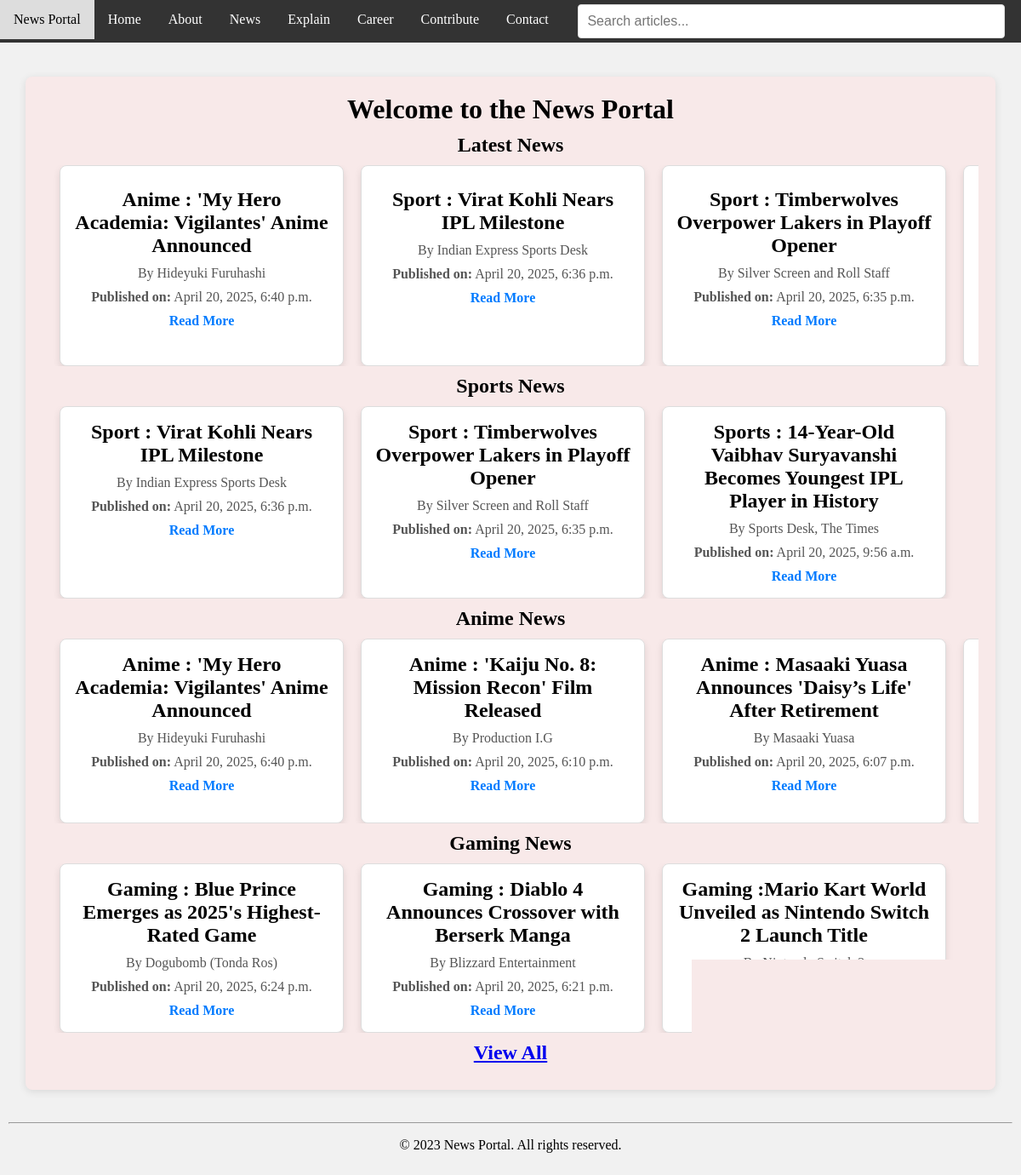
The page / on the database its author committed.
### news/models.py (models this page shows, shortened)
class Article(models.Model):
    title = models.CharField(max_length=200)
    author = models.CharField(max_length=100)
    content = models.TextField()
    pub_date = models.DateTimeField(auto_now_add=True)

### news/views.py (the view)
# urls.py: path('', views.home, name='home'),
def home(request):
    articles = Article.objects.all().order_by('-pub_date')
    return render(request, 'news/home.html', {'articles': articles})

### news/templates/news/home.html (shortened to what this page needs)
<!DOCTYPE html>
<html>
<head>
</head>
<body>
    <main>
        <nav>
            <a href="#">News Portal</a>
            <a href="{% url 'home' %}">Home</a>
            <a href="{% url 'about' %}">About</a>
            <a href="{% url 'news' %}">News</a>
            <a href="{% url 'explain' %}">Explain</a>
            <a href="{% url 'career' %}">Career</a>
            <a href="{% url 'contribute' %}">Contribute</a>
            <a href="{% url 'contact' %}">Contact</a>
            <div class="search-bar">
                <input type="text" id="searchInput" placeholder="Search articles..." onkeyup="filterArticles()">
            </div>
        </nav>
        <div class="container">
            <h1>Welcome to the News Portal</h1>
            <section>
                <h2>Latest News</h2>
                <div class="section" id="articlesContainer">
                    {% for article in articles %}
                    <div class="card">
                        <h2>{{ article.title }}</h2>
                        <p>By {{ article.author }}</p>
                        <p><strong>Published on:</strong> {{ article.pub_date }}</p>
                        <a href="{% url 'article_detail' article.id %}">Read More</a>
                    </div>
                    {% empty %}
                    <p>No articles found.</p>
                    {% endfor %}
                </div>
            </section>
            <section>
                <h2>Sports News</h2>
                <div class="section">
                    {% for article in articles %}
                    {% if "sport" in article.title|lower %}
                    <div class="card">
                        <h3>{{ article.title }}</h3>
                        <p>By {{ article.author }}</p>
                        <p><strong>Published on:</strong> {{ article.pub_date }}</p>
                        <a href="{% url 'article_detail' article.id %}">Read More</a>
                    </div>
                    {% endif %}
                    {% empty %}
                    <p>No articles found.</p>
                    {% endfor %}
                </div>
            </section>
            <section>
                <h2>Anime News</h2>
                <div class="section">
                    {% for article in articles %}
                    {% if "anime" in article.title|lower %}
                    <div class="card">
                        <h3>{{ article.title }}</h3>
                        <p>By {{ article.author }}</p>
                        <p><strong>Published on:</strong> {{ article.pub_date }}</p>
                        <a href="{% url 'article_detail' article.id %}">Read More</a>
                    </div>
                    {% endif %}
                    {% empty %}
                    <p>No articles found.</p>
                    {% endfor %}
                </div>
            </section>
            <section>
                <h2>Gaming News</h2>
                <div class="section">
                    {% for article in articles %}
                    {% if "gaming" in article.title|lower %}
                    <div class="card">
                        <h3>{{ article.title }}</h3>
                        <p>By {{ article.author }}</p>
                        <p><strong>Published on:</strong> {{ article.pub_date }}</p>
                        <a href="{% url 'article_detail' article.id %}">Read More</a>
                    </div>
                    {% endif %}
                    {% empty %}
                    <p>No articles found.</p>
                    {% endfor %}
                </div>
            </section>
            <section>
                <h2><a href="{% url 'home' %}">View All</a></h2>
            </section>
        </div>
    </main>
    <footer>
        <hr>
        <p>&copy; 2023 News Portal. All rights reserved.</p>
    </footer>
</body>
</html>

### news/templates/news/home.html (style rules this page uses)
html, body { margin: 0; padding: 0; height: 100%; }
body { display: flex; flex-direction: column; background-color: #f1f1f1; }
nav { background-color: #333; overflow: hidden; }
nav a { float: left; display: block; color: white; text-align: center; padding: 14px 16px; text-decoration: none; }
h1 { text-align: center; margin: 0px 0; }
h2 { text-align: center; margin: 10px 0; }
main { flex: 1; padding-bottom: 20px; display: flex; flex-direction: column; gap: 40px; }
.section { padding-left: 20px; padding-right: 20px; display: flex; overflow-x: auto; gap: 20px; scroll-snap-type: x mandatory; }
.card { border: 1px solid #ddd; border-radius: 8px; box-shadow: 0 4px 8px rgba(0, 0, 0, 0.1); width: 300px; padding: 16px; background-color: #fff; text-align: center; flex: 0 0 auto; scroll-snap-align: center; }
.card h3 { font-size: 1.5em; margin: 0 0 10px; }
.card p { color: #555; margin: 0 0 10px; }
.card a { text-decoration: none; color: #007BFF; font-weight: bold; }
footer { text-align: center; background-color: #f1f1f1; padding: 10px; }
.search-bar { margin: 5px auto; text-align: center; }
.search-bar input { width: 40%; padding: 10px; font-size: 16px; border: 1px solid #ddd; border-radius: 4px; }
.container { max-width: 1100px; margin: 0 auto; padding: 20px; background-color: #f8e9e9; border-radius: 8px; box-shadow: 0 2px 10px rgba(0, 0, 0, 0.1); }

### rows shown on the page
Article: title "Anime : 'My Hero Academia: Vigilantes' Anime Announced", author "Hideyuki Furuhashi", pub_date "April 20, 2025, 6:40 p.m."
Article: title "Sport : Virat Kohli Nears IPL Milestone", author "Indian Express Sports Desk", pub_date "April 20, 2025, 6:36 p.m."
Article: title "Sport : Timberwolves Overpower Lakers in Playoff Opener", author "Silver Screen and Roll Staff", pub_date "April 20, 2025, 6:35 p.m."
Article: title "Sports : 14-Year-Old Vaibhav Suryavanshi Becomes Youngest IPL Player in History", author "Sports Desk, The Times", pub_date "April 20, 2025, 9:56 a.m."
Article: title "Anime : 'Kaiju No. 8: Mission Recon' Film Released", author "Production I.G", pub_date "April 20, 2025, 6:10 p.m."
Article: title "Anime : Masaaki Yuasa Announces 'Daisy’s Life' After Retirement", author "Masaaki Yuasa", pub_date "April 20, 2025, 6:07 p.m."
Article: title "Gaming : Blue Prince Emerges as 2025's Highest-Rated Game", author "Dogubomb (Tonda Ros)", pub_date "April 20, 2025, 6:24 p.m."
Article: title "Gaming : Diablo 4 Announces Crossover with Berserk Manga", author "Blizzard Entertainment", pub_date "April 20, 2025, 6:21 p.m."
Article: title "Gaming :Mario Kart World Unveiled as Nintendo Switch 2 Launch Title", author "Nintendo Switch 2"
